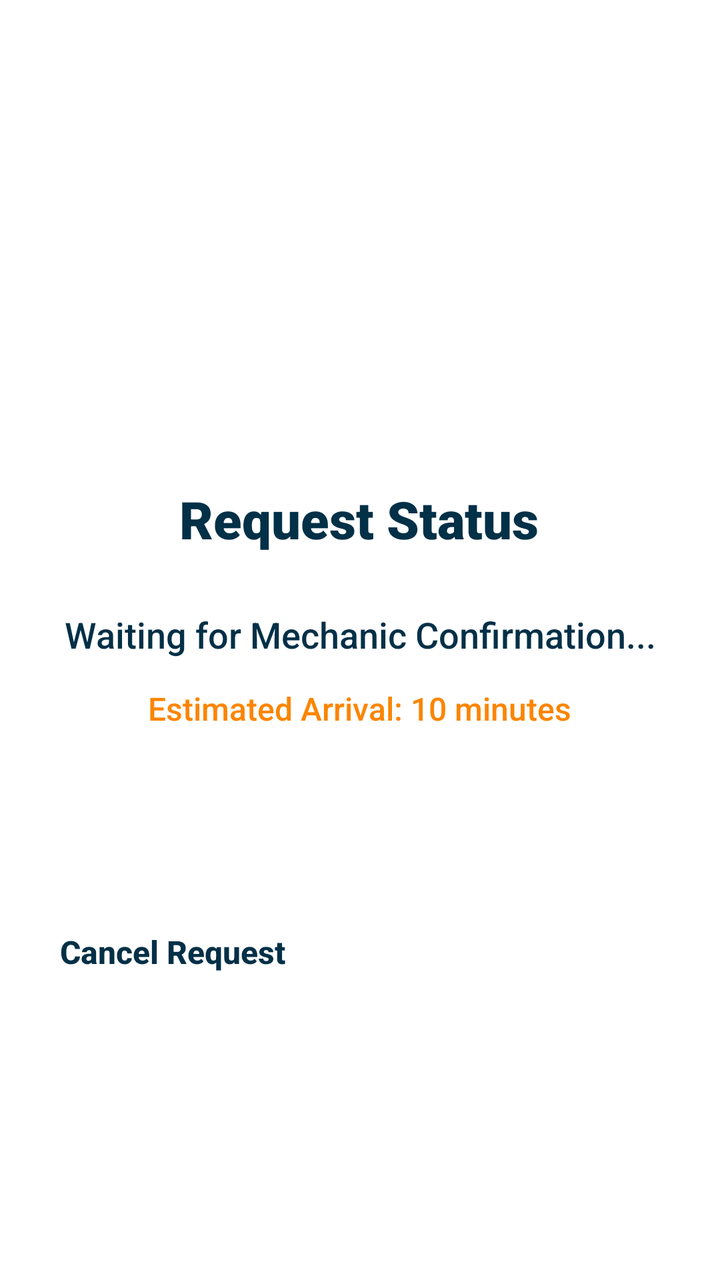
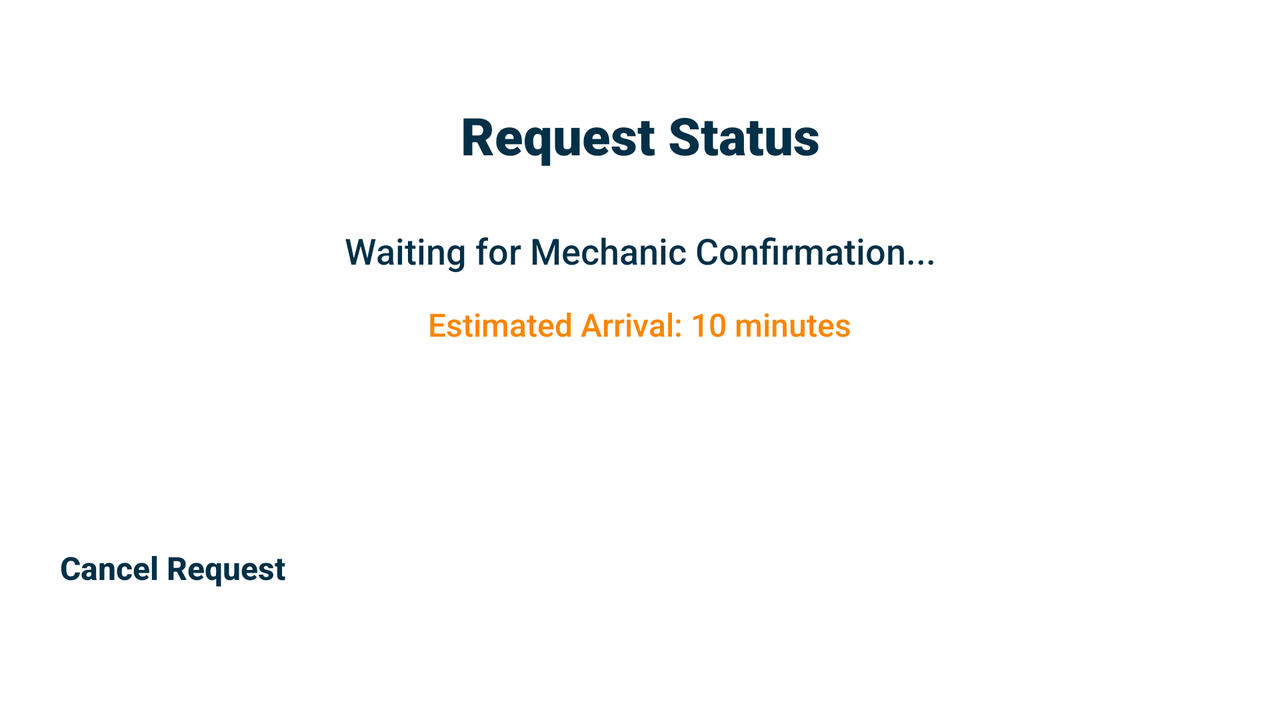

First picture: res/layout/ on a phone held upright. Second picture: the repository's own variant of that layout, on a device whose configuration matches the variant's folder. Source for both follows.
<!-- AndroidManifest.xml: application theme Theme.Myontire -->
<!-- res/layout/request_status_layout.xml -->
<?xml version="1.0" encoding="utf-8"?>
<androidx.constraintlayout.widget.ConstraintLayout xmlns:android="http://schemas.android.com/apk/res/android"
    xmlns:app="http://schemas.android.com/apk/res-auto"
    xmlns:tools="http://schemas.android.com/tools"
    android:layout_width="match_parent"
    android:layout_height="match_parent"
    tools:context=".RequestStatusActivity">

    

    

    <TextView
        android:id="@+id/requestStatusTitle"
        android:layout_width="wrap_content"
        android:layout_height="wrap_content"
        android:layout_marginTop="150dp"
        android:fontFamily="sans-serif-black"
        android:text="Request Status"
        android:textColor="#023047"
        android:textSize="26sp"
        android:textStyle="bold"
        app:layout_constraintEnd_toEndOf="parent"
        app:layout_constraintHorizontal_bias="0.497"
        app:layout_constraintStart_toStartOf="parent"
        app:layout_constraintTop_toBottomOf="@+id/imageView5" />

    <androidx.cardview.widget.CardView
        android:id="@+id/statusCard"
        android:layout_width="0dp"
        android:layout_height="wrap_content"
        android:layout_marginHorizontal="20dp"
        android:layout_marginTop="20dp"
        android:padding="20dp"
        app:cardBackgroundColor="#ffffff"
        app:cardCornerRadius="16dp"
        app:cardElevation="8dp"
        app:layout_constraintEnd_toEndOf="parent"
        app:layout_constraintStart_toStartOf="parent"
        app:layout_constraintTop_toBottomOf="@+id/requestStatusTitle">

        <LinearLayout
            android:layout_width="match_parent"
            android:layout_height="wrap_content"
            android:gravity="center"
            android:orientation="vertical">

            <TextView
                android:id="@+id/requestStatusText"
                android:layout_width="wrap_content"
                android:layout_height="wrap_content"
                android:fontFamily="sans-serif-medium"
                android:gravity="center"
                android:padding="8dp"
                android:text="Waiting for Mechanic Confirmation..."
                android:textAlignment="center"
                android:textColor="#023047"
                android:textSize="18sp" />

            <TextView
                android:id="@+id/requestEstimatedTime"
                android:layout_width="wrap_content"
                android:layout_height="wrap_content"
                android:fontFamily="sans-serif-medium"
                android:gravity="center"
                android:paddingTop="6dp"
                android:text="Estimated Arrival: 10 minutes"
                android:textAlignment="center"
                android:textColor="#fb8500"
                android:textSize="16sp" />

        </LinearLayout>

    </androidx.cardview.widget.CardView>

    
    <ProgressBar
        android:id="@+id/statusProgressBar"
        android:layout_width="50dp"
        android:layout_height="50dp"
        android:layout_marginTop="20dp"
        android:indeterminate="true"
        android:theme="@style/Widget.AppCompat.ProgressBar"
        app:layout_constraintEnd_toEndOf="parent"
        app:layout_constraintStart_toStartOf="parent"
        app:layout_constraintTop_toBottomOf="@+id/statusCard" />

    
    <Button
        android:id="@+id/cancelRequestButton"
        android:layout_width="0dp"
        android:layout_height="50dp"
        android:layout_marginHorizontal="30dp"
        android:layout_marginTop="30dp"
        android:backgroundTint="#fb8500"
        android:elevation="4dp"
        android:fontFamily="sans-serif-medium"
        android:text="Cancel Request"
        android:textColor="#023047"
        android:textSize="16sp"
        android:textStyle="bold"
        app:cornerRadius="12dp"
        app:layout_constraintEnd_toEndOf="parent"
        app:layout_constraintStart_toStartOf="parent"
        app:layout_constraintTop_toBottomOf="@+id/statusProgressBar"
        app:strokeColor="#00FB8500"
        app:strokeWidth="2dp" />

    <ImageView
        android:id="@+id/imageView5"
        android:layout_width="413dp"
        android:layout_height="72dp"
        android:layout_marginTop="20dp"
        app:layout_constraintStart_toStartOf="parent"
        app:layout_constraintTop_toTopOf="parent"
        app:srcCompat="@drawable/reqbanner" />

    <ImageView
        android:id="@+id/imageView6"
        android:layout_width="140dp"
        android:layout_height="34dp"
        android:layout_marginTop="16dp"
        app:layout_constraintStart_toStartOf="parent"
        app:layout_constraintTop_toTopOf="@+id/imageView5"
        app:srcCompat="@drawable/logotext" />

</androidx.constraintlayout.widget.ConstraintLayout>
<!-- resources referenced by this layout -->
<resources>
  <!-- drawable logotext: png bitmap (drawable, 16249 bytes) -->
  <!-- drawable reqbanner: png bitmap (drawable, 42771 bytes) -->
</resources>
<!-- res/layout-land/request_status_layout.xml (the repository's variant of the layout above) -->
<!-- drawn on the phone turned sideways -->
<?xml version="1.0" encoding="utf-8"?>
<androidx.constraintlayout.widget.ConstraintLayout xmlns:android="http://schemas.android.com/apk/res/android"
    xmlns:app="http://schemas.android.com/apk/res-auto"
    xmlns:tools="http://schemas.android.com/tools"
    android:layout_width="match_parent"
    android:layout_height="match_parent"
    tools:context=".RequestStatusActivity">

    
    <TextView
        android:id="@+id/requestStatusTitle"
        android:layout_width="wrap_content"
        android:layout_height="wrap_content"
        android:layout_marginTop="50dp"
        android:fontFamily="sans-serif-black"
        android:text="Request Status"
        android:textColor="#023047"
        android:textSize="26sp"
        android:textStyle="bold"
        app:layout_constraintEnd_toEndOf="parent"
        app:layout_constraintStart_toStartOf="parent"
        app:layout_constraintTop_toTopOf="parent" />

    
    <androidx.cardview.widget.CardView
        android:id="@+id/statusCard"
        android:layout_width="0dp"
        android:layout_height="wrap_content"
        android:layout_marginHorizontal="20dp"
        android:layout_marginTop="20dp"
        android:padding="20dp"
        app:cardBackgroundColor="#ffffff"
        app:cardCornerRadius="16dp"
        app:cardElevation="8dp"
        app:layout_constraintEnd_toEndOf="parent"
        app:layout_constraintStart_toStartOf="parent"
        app:layout_constraintTop_toBottomOf="@+id/requestStatusTitle">

        <LinearLayout
            android:layout_width="match_parent"
            android:layout_height="wrap_content"
            android:gravity="center"
            android:orientation="vertical">

            <TextView
                android:id="@+id/requestStatusText"
                android:layout_width="wrap_content"
                android:layout_height="wrap_content"
                android:fontFamily="sans-serif-medium"
                android:gravity="center"
                android:padding="8dp"
                android:text="Waiting for Mechanic Confirmation..."
                android:textAlignment="center"
                android:textColor="#023047"
                android:textSize="18sp" />

            <TextView
                android:id="@+id/requestEstimatedTime"
                android:layout_width="wrap_content"
                android:layout_height="wrap_content"
                android:fontFamily="sans-serif-medium"
                android:gravity="center"
                android:paddingTop="6dp"
                android:text="Estimated Arrival: 10 minutes"
                android:textAlignment="center"
                android:textColor="#fb8500"
                android:textSize="16sp" />

        </LinearLayout>

    </androidx.cardview.widget.CardView>

    
    <ProgressBar
        android:id="@+id/statusProgressBar"
        android:layout_width="50dp"
        android:layout_height="50dp"
        android:layout_marginTop="20dp"
        android:indeterminate="true"
        android:theme="@style/Widget.AppCompat.ProgressBar"
        app:layout_constraintEnd_toEndOf="parent"
        app:layout_constraintStart_toStartOf="parent"
        app:layout_constraintTop_toBottomOf="@+id/statusCard" />

    
    <Button
        android:id="@+id/cancelRequestButton"
        android:layout_width="0dp"
        android:layout_height="50dp"
        android:layout_marginHorizontal="30dp"
        android:layout_marginTop="30dp"
        android:backgroundTint="#ffb703"
        android:elevation="4dp"
        android:fontFamily="sans-serif-medium"
        android:text="Cancel Request"
        android:textColor="#023047"
        android:textSize="16sp"
        android:textStyle="bold"
        app:cornerRadius="12dp"
        app:layout_constraintEnd_toEndOf="parent"
        app:layout_constraintStart_toStartOf="parent"
        app:layout_constraintTop_toBottomOf="@+id/statusProgressBar"
        app:strokeColor="#fb8500"
        app:strokeWidth="2dp" />

</androidx.constraintlayout.widget.ConstraintLayout>
<!-- resources referenced by the variant -->
<!-- as the phone turned sideways resolves them -->
<resources>

</resources>
